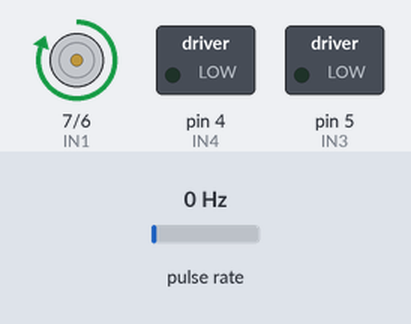
Bench run of a program on a simulated Arduino Mega 2560, built with avr-gcc and run on an emulated ATmega2560. Parts: motor-driver pin pairs drawn as motors (green arrow = first pin HIGH = forward, orange = second pin HIGH = backward, longer = more drive), switched loads named in the program (green lamp = pin HIGH). Wiring (inferred from the names in the program): pulse sensor: data pin 2. Inputs (shaded band) come from the test bench; at power-on: pulse rate 0 Hz. What the program prints to the serial monitor is not drawn.

Above: at 0.5 s.
Timing chart, 0 to 4.6 s (numbered marks = the images above):
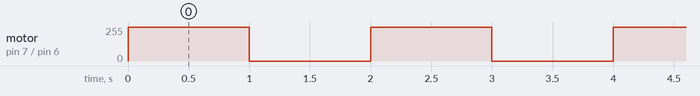

Measured:
- by itself, motor on pin 7 (IN1) / pin 6 (IN2): alternates forward 255/255 for 1.0 s and stopped for 1.0 s

The program:

main.cpp
```cpp
#include <Arduino.h>

/**
 * Motor controler
 *  IN1 IN2
 *  H   L   - forward
 *  L   H   - backward
 *  L   L   - off
 *  H   H   - braking
 */

/** !!!!!!!!!!!!!!!!!!!!!!!!!!!!!!!!!!!!!!!!!!!!!!!!!!!!!!!!!!
 *
 *      Do enkodera trzeba kondensatory bo czyta wiele pików
 *
 *  !!!!!!!!!!!!!!!!!!!!!!!!!!!!!!!!!!!!!!!!!!!!!!!!!!!!!!!!!!
 */

const constexpr uint8_t IN1{7};
const constexpr uint8_t IN2{6};
const constexpr uint8_t IN3{5};
const constexpr uint8_t IN4{4};
const constexpr uint8_t leftWheelEncoder{3};
const constexpr uint8_t rightWheelEncoder{2};

uint32_t counter{0};

void rightWheelEncoderISR()
{
    ++counter;
    //delayMicroseconds(1000);
}

void setup() {
  // put your setup code here, to run once:
  pinMode(IN1,OUTPUT);
  pinMode(IN2,OUTPUT);
  pinMode(IN3,OUTPUT);
  pinMode(IN4,OUTPUT);
  digitalWrite(IN1,LOW);
  digitalWrite(IN2,LOW);
  digitalWrite(IN3,LOW);
  digitalWrite(IN4,LOW);

  pinMode(rightWheelEncoder,INPUT_PULLUP);
  attachInterrupt(digitalPinToInterrupt(rightWheelEncoder), rightWheelEncoderISR, CHANGE);

  Serial.begin(9600);
}
bool state = LOW;
void loop() {
  digitalWrite(IN1,HIGH);
  //digitalWrite(IN3,HIGH);
  //analogWrite(IN1, 100);
  //analogWrite(IN3, 100);
  delay(1000);
  digitalWrite(IN1,LOW);
  digitalWrite(IN3,LOW);
  delay(1000);
  Serial.println(counter);
  counter = 0;
}
```
